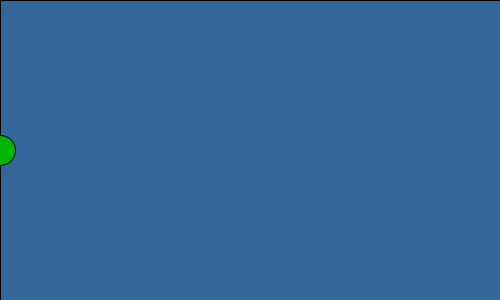
Frame 1 (no input)
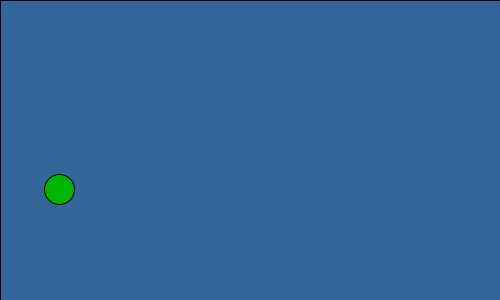
Frame 60 (the mouse pressed at the canvas centre just before this capture)
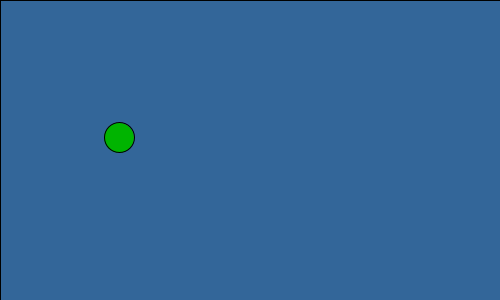
Frame 120 (the mouse held since frame 60 and released just before this capture)

The Processing sketch that drew these frames (run headless with seeded random() and noise(); from frame 60 on, the mouse is pressed at the canvas centre):

// Processing sketch: processing_137745
// ── processing_137745.pde

float n = 0;
float x = 0;
 
void setup(){
  size(500,300);
  background(0); 

  }
void draw(){
fill(#336699);
rect(0,0,width, height);
point(x, height/2 + sin(n) * 40); 
fill(0,180,0);
ellipse(x, height/2 + sin(n) * 40,30,30);
for (int i = 0; i< width; i++){
} 

  

  n = n + 0.029;
  x = x + 1;
}
